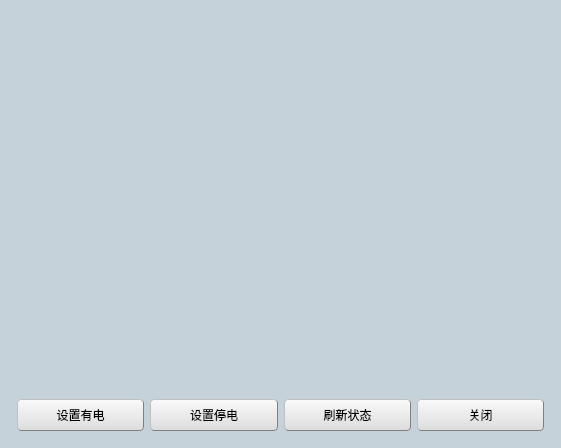
<?xml version="1.0" encoding="UTF-8"?>
<ui version="4.0">
 <class>PowerSupplyArmDialog</class>
 <widget class="QDialog" name="PowerSupplyArmDialog">
  <property name="geometry">
   <rect>
    <x>0</x>
    <y>0</y>
    <width>561</width>
    <height>448</height>
   </rect>
  </property>
  <property name="windowTitle">
   <string>Dialog</string>
  </property>
  <property name="styleSheet">
   <string notr="true">QWidget#PowerSupplyArmDialog
{
	background-color: rgb(198, 210, 218);
}
QPushButton{background-color: rgb(240, 240, 240);}
QPushButton{border:1px groove gray;border-radius:4px;padding:2px 4px;border-style:outset;}
QPushButton:hover{background-color: rgb(229, 241, 251);color:black}
QPushButton:pressed{background-color: rgb(204, 228, 247);border-style:inset}
QPushButton{background-color: qlineargradient(spread:pad, x1:0, y1:1, x2:0, y2:0, stop:0 rgba(220, 220, 220, 255), stop:1 rgba(250, 250, 250, 255));}
</string>
  </property>
  <layout class="QVBoxLayout" name="verticalLayout" stretch="1,0">
   <property name="spacing">
    <number>0</number>
   </property>
   <property name="leftMargin">
    <number>8</number>
   </property>
   <property name="topMargin">
    <number>8</number>
   </property>
   <property name="rightMargin">
    <number>8</number>
   </property>
   <property name="bottomMargin">
    <number>8</number>
   </property>
   <item>
    <widget class="QWidget" name="widget" native="true">
     <property name="styleSheet">
      <string notr="true"/>
     </property>
     <layout class="QVBoxLayout" name="verticalLayout_2">
      <property name="spacing">
       <number>0</number>
      </property>
      <property name="leftMargin">
       <number>0</number>
      </property>
      <property name="topMargin">
       <number>0</number>
      </property>
      <property name="rightMargin">
       <number>0</number>
      </property>
      <property name="bottomMargin">
       <number>0</number>
      </property>
     </layout>
    </widget>
   </item>
   <item>
    <widget class="QWidget" name="widget_2" native="true">
     <property name="minimumSize">
      <size>
       <width>0</width>
       <height>50</height>
      </size>
     </property>
     <property name="styleSheet">
      <string notr="true">QPushButton{background-color: rgb(240, 240, 240);}
QPushButton{border:1px groove gray;border-radius:4px;padding:2px 4px;border-style:outset;}
QPushButton:hover{background-color: rgb(229, 241, 251);color:black}
QPushButton:pressed{background-color: rgb(204, 228, 247);border-style:inset}
QPushButton{background-color: qlineargradient(spread:pad, x1:0, y1:1, x2:0, y2:0, stop:0 rgba(220, 220, 220, 255), stop:1 rgba(250, 250, 250, 255));}</string>
     </property>
     <layout class="QHBoxLayout" name="horizontalLayout">
      <item>
       <widget class="QPushButton" name="pushButton">
        <property name="minimumSize">
         <size>
          <width>0</width>
          <height>32</height>
         </size>
        </property>
        <property name="text">
         <string>设置有电</string>
        </property>
       </widget>
      </item>
      <item>
       <widget class="QPushButton" name="pushButton_2">
        <property name="minimumSize">
         <size>
          <width>0</width>
          <height>32</height>
         </size>
        </property>
        <property name="text">
         <string>设置停电</string>
        </property>
       </widget>
      </item>
      <item>
       <widget class="QPushButton" name="pushButton_3">
        <property name="minimumSize">
         <size>
          <width>0</width>
          <height>32</height>
         </size>
        </property>
        <property name="text">
         <string>刷新状态</string>
        </property>
       </widget>
      </item>
      <item>
       <widget class="QPushButton" name="pushButton_4">
        <property name="minimumSize">
         <size>
          <width>0</width>
          <height>32</height>
         </size>
        </property>
        <property name="text">
         <string>关闭</string>
        </property>
       </widget>
      </item>
     </layout>
    </widget>
   </item>
  </layout>
 </widget>
 <resources/>
 <connections/>
</ui>
